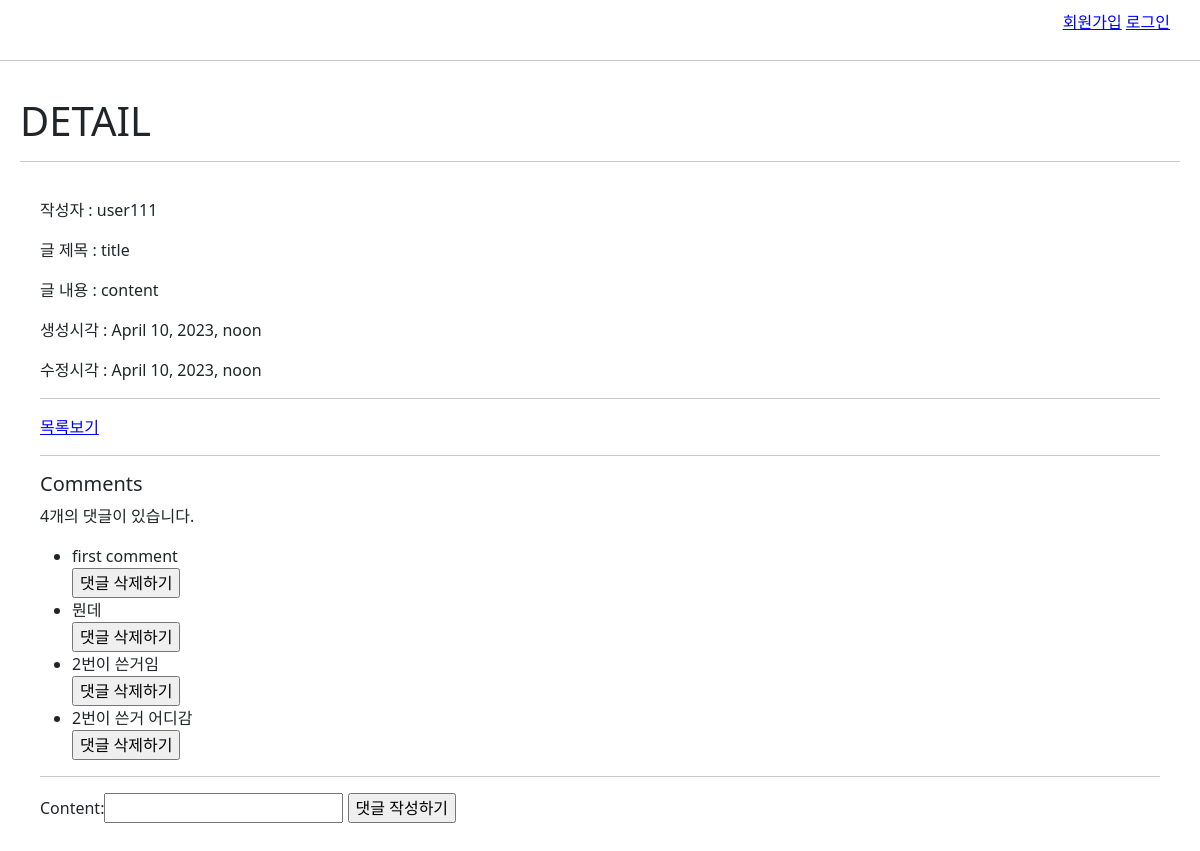
/articles/1/, run on the app's committed database.
### articles/models.py (models this page shows, shortened)
class Article(models.Model):
    user = models.ForeignKey(settings.AUTH_USER_MODEL, on_delete=models.CASCADE)
    title = models.CharField(max_length=30)
    content = models.TextField()
    image = models.ImageField(blank=True, null=True)
    created_at = models.DateTimeField(auto_now_add=True)
    updated_at = models.DateTimeField(auto_now=True)

class Comment(models.Model):
    article = models.ForeignKey(Article, on_delete=models.CASCADE)
    content = models.CharField(max_length=200)
    created_at = models.DateTimeField(auto_now_add=True)
    updated_at = models.DateTimeField(auto_now=True)

### accounts/models.py (models this page shows)
class User(AbstractUser):
    pass

### articles/views.py (the view)
# urls.py: path('<int:pk>/', views.detail, name='detail'),
def detail(request, pk):
    article = Article.objects.get(pk=pk)
    comments = article.comment_set.all()
    comment_form = CommentForm()
    context = {
        'article': article,
        'comment_form': comment_form,
        'comments':comments,
    }
    return render(request, 'articles/detail.html', context)

### articles/forms.py
class CommentForm(forms.ModelForm):
    class Meta:
        model = Comment
        exclude = ('article',)

### articles/templates/articles/detail.html (shortened to what this page needs)
{% extends 'base.html' %}
{% block content %}
  <h1>DETAIL</h1>
  <hr />
  <div id="article-content">
    <p>작성자 : {{article.user}}</p>
    <p>글 제목 : {{article.title}}</p>
    <p>글 내용 : {{article.content}}</p>
    <p>생성시각 : {{article.created_at}}</p>
    <p>수정시각 : {{article.updated_at}}</p>
    <hr>
    <a href="{% url 'articles:index' %}">목록보기</a>
    <hr>
    <h5>Comments</h5>
    {% if comments %}
    <p>{{comments|length}}개의 댓글이 있습니다.</p>
    {% else %}
    <p>댓글이 없습니다.</p>
    {% endif %}
    <ul>
      {% for comment in comments %}
        <li>
          {{comment.content}}
          <form action="{% url 'articles:comments_delete' article.pk comment.pk %}" method='POST'>
            <input type="submit" value="댓글 삭제하기">
          </form>
        </li>
      {% endfor %}
    </ul>
    <hr>
    <form action="{% url 'articles:comments_create' article.pk %}" method='POST'>
      {{comment_form}}
      <input type="submit" value="댓글 작성하기">
    </form>
  </div>
{% endblock content %}

### static/base.css (style rules this page uses)
a { color: blue; }
#article-content { padding: 20px; }

### data on the page
Article: user "user111", title "title", content "content", created_at "April 10, 2023, noon", updated_at "April 10, 2023, noon"
Comment: content "first comment"
Comment: content "뭔데"
Comment: content "2번이 쓴거임"
Comment: content "2번이 쓴거 어디감"

### other printed values
{{ comments|length }} "4"
